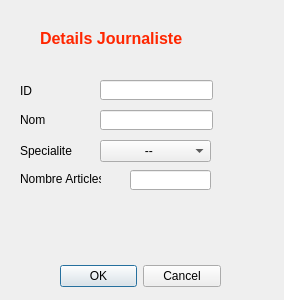
<?xml version="1.0" encoding="UTF-8"?>
<ui version="4.0">
 <class>add_journaliste</class>
 <widget class="QDialog" name="add_journaliste">
  <property name="geometry">
   <rect>
    <x>0</x>
    <y>0</y>
    <width>284</width>
    <height>300</height>
   </rect>
  </property>
  <property name="windowTitle">
   <string>Dialog</string>
  </property>
  <widget class="QDialogButtonBox" name="buttonBox">
   <property name="geometry">
    <rect>
     <x>60</x>
     <y>260</y>
     <width>161</width>
     <height>32</height>
    </rect>
   </property>
   <property name="orientation">
    <enum>Qt::Horizontal</enum>
   </property>
   <property name="standardButtons">
    <set>QDialogButtonBox::Cancel|QDialogButtonBox::Ok</set>
   </property>
  </widget>
  <widget class="QLabel" name="label">
   <property name="geometry">
    <rect>
     <x>40</x>
     <y>20</y>
     <width>231</width>
     <height>51</height>
    </rect>
   </property>
   <property name="text">
    <string>&lt;html&gt;&lt;head/&gt;&lt;body&gt;&lt;p&gt;&lt;span style=&quot; font-size:18pt; font-weight:600; color:#ff2600; vertical-align:super;&quot;&gt;Details Journaliste&lt;/span&gt;&lt;/p&gt;&lt;/body&gt;&lt;/html&gt;</string>
   </property>
  </widget>
  <widget class="QLabel" name="label_2">
   <property name="geometry">
    <rect>
     <x>20</x>
     <y>84</y>
     <width>47</width>
     <height>14</height>
    </rect>
   </property>
   <property name="text">
    <string>ID</string>
   </property>
  </widget>
  <widget class="QLabel" name="label_3">
   <property name="geometry">
    <rect>
     <x>20</x>
     <y>113</y>
     <width>47</width>
     <height>14</height>
    </rect>
   </property>
   <property name="text">
    <string>Nom</string>
   </property>
  </widget>
  <widget class="QLabel" name="label_4">
   <property name="geometry">
    <rect>
     <x>20</x>
     <y>143</y>
     <width>61</width>
     <height>16</height>
    </rect>
   </property>
   <property name="text">
    <string>Specialite</string>
   </property>
  </widget>
  <widget class="QLabel" name="label_5">
   <property name="geometry">
    <rect>
     <x>20</x>
     <y>171</y>
     <width>81</width>
     <height>16</height>
    </rect>
   </property>
   <property name="text">
    <string>Nombre Articles</string>
   </property>
  </widget>
  <widget class="QLineEdit" name="id">
   <property name="geometry">
    <rect>
     <x>100</x>
     <y>80</y>
     <width>113</width>
     <height>20</height>
    </rect>
   </property>
  </widget>
  <widget class="QLineEdit" name="nom">
   <property name="geometry">
    <rect>
     <x>100</x>
     <y>110</y>
     <width>113</width>
     <height>20</height>
    </rect>
   </property>
  </widget>
  <widget class="QLineEdit" name="nb_articles">
   <property name="geometry">
    <rect>
     <x>130</x>
     <y>170</y>
     <width>81</width>
     <height>20</height>
    </rect>
   </property>
   <property name="readOnly">
    <bool>true</bool>
   </property>
  </widget>
  <widget class="QComboBox" name="specialite">
   <property name="geometry">
    <rect>
     <x>100</x>
     <y>140</y>
     <width>111</width>
     <height>22</height>
    </rect>
   </property>
   <item>
    <property name="text">
     <string>            --</string>
    </property>
   </item>
   <item>
    <property name="text">
     <string>Sport</string>
    </property>
   </item>
   <item>
    <property name="text">
     <string>Fashion</string>
    </property>
   </item>
   <item>
    <property name="text">
     <string>News</string>
    </property>
   </item>
   <item>
    <property name="text">
     <string>Art</string>
    </property>
   </item>
  </widget>
 </widget>
 <resources/>
 <connections>
  <connection>
   <sender>buttonBox</sender>
   <signal>accepted()</signal>
   <receiver>add_journaliste</receiver>
   <slot>accept()</slot>
   <hints>
    <hint type="sourcelabel">
     <x>248</x>
     <y>254</y>
    </hint>
    <hint type="destinationlabel">
     <x>157</x>
     <y>274</y>
    </hint>
   </hints>
  </connection>
  <connection>
   <sender>buttonBox</sender>
   <signal>rejected()</signal>
   <receiver>add_journaliste</receiver>
   <slot>reject()</slot>
   <hints>
    <hint type="sourcelabel">
     <x>316</x>
     <y>260</y>
    </hint>
    <hint type="destinationlabel">
     <x>286</x>
     <y>274</y>
    </hint>
   </hints>
  </connection>
 </connections>
</ui>
